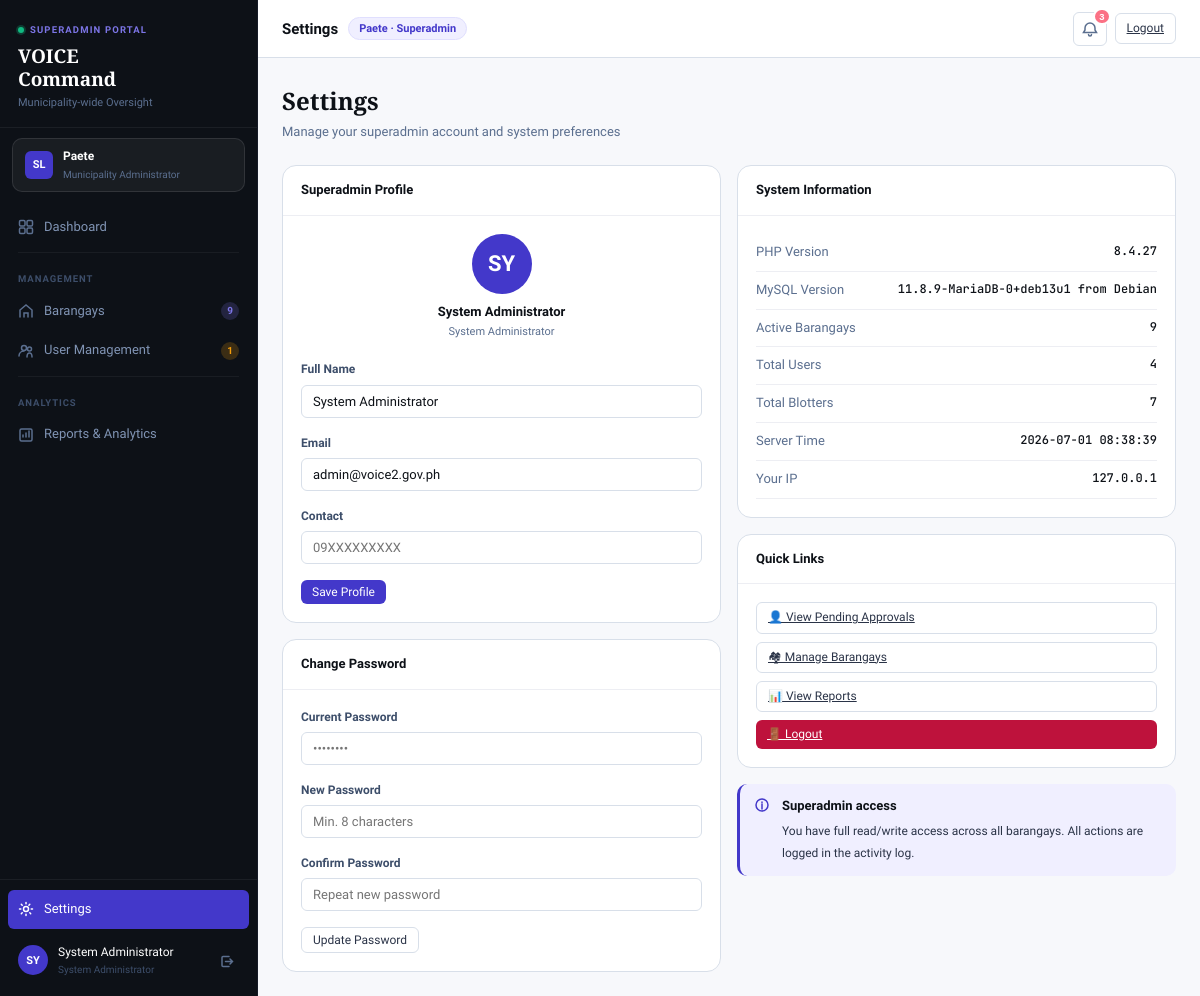
The app's page /superadmin-portal/index.php?page=settings (signed in) with its own data.
### tables this page shows
CREATE TABLE `users` (
  `id` int(10) UNSIGNED NOT NULL,
  `barangay_id` int(10) UNSIGNED DEFAULT NULL,
  `full_name` varchar(200) NOT NULL,
  `first_name` varchar(80) DEFAULT NULL,
  `middle_name` varchar(80) DEFAULT NULL,
  `last_name` varchar(80) DEFAULT NULL,
  `email` varchar(150) NOT NULL,
  `password_hash` varchar(255) NOT NULL,
  `contact_number` varchar(20) DEFAULT NULL,
  `address` text DEFAULT NULL,
  `birth_date` date DEFAULT NULL,
  `role` enum('community','barangay','superadmin') NOT NULL DEFAULT 'community',
  `is_active` tinyint(1) NOT NULL DEFAULT 0,
  `last_login` datetime DEFAULT NULL,
  `created_at` datetime NOT NULL DEFAULT current_timestamp(),
  `updated_at` datetime NOT NULL DEFAULT current_timestamp() ON UPDATE current_timestamp()
);

### superadmin-portal/pages/settings.php (the view, shortened to what this page needs)
<?php
$admin = [];
try {
    $admin = $pdo->prepare("SELECT * FROM users WHERE id=? LIMIT 1");
    $admin->execute([$_SESSION['user_id']]);
    $admin = $admin->fetch();
} catch(PDOException $e){}
?>
<div class="page-header">
  <div class="page-header-left">
    <h2>Settings</h2>
    <p>Manage your superadmin account and system preferences</p>
  </div>
</div>
<div class="g2" style="align-items:start">
  <div>
    <div class="card mb16">
      <div class="card-header"><span class="card-title">Superadmin Profile</span></div>
      <div class="card-body">
        <form method="POST">
          <div style="text-align:center;margin-bottom:20px">
            <div style="width:60px;height:60px;border-radius:50%;background:var(--indigo-600);color:#fff;display:flex;align-items:center;justify-content:center;font-size:22px;font-weight:700;margin:0 auto 8px">
              <?= strtoupper(substr($admin['full_name']??'SA',0,2)) ?>
            </div>
            <div style="font-size:13px;font-weight:600;color:var(--ink-900)"><?= htmlspecialchars($admin['full_name']??'') ?></div>
            <div style="font-size:11px;color:var(--ink-400)">System Administrator</div>
          </div>
          <div class="form-group"><label>Full Name</label><input type="text" name="full_name" value="<?= htmlspecialchars($admin['full_name']??'') ?>"></div>
          <div class="form-group"><label>Email</label><input type="email" name="email" value="<?= htmlspecialchars($admin['email']??'') ?>"></div>
          <div class="form-group"><label>Contact</label><input type="text" name="contact" value="<?= htmlspecialchars($admin['contact_number']??'') ?>" placeholder="09XXXXXXXXX"></div>
          <button type="submit" class="btn btn-primary btn-sm">Save Profile</button>
        </form>
      </div>
    </div>
    <div class="card">
      <div class="card-header"><span class="card-title">Change Password</span></div>
      <div class="card-body">
        <form method="POST">
          <div class="form-group"><label>Current Password</label><input type="password" name="current_pw" placeholder="••••••••"></div>
          <div class="form-group"><label>New Password</label><input type="password" name="new_pw" placeholder="Min. 8 characters"></div>
          <div class="form-group"><label>Confirm Password</label><input type="password" name="confirm_pw" placeholder="Repeat new password"></div>
          <button type="submit" class="btn btn-outline btn-sm">Update Password</button>
        </form>
      </div>
    </div>
  </div>
  <div>
    <div class="card mb16">
      <div class="card-header"><span class="card-title">System Information</span></div>
      <div class="card-body">
        <?php
        $sys = ['total_barangays'=>0,'total_users'=>0,'total_blotters'=>0,'db_version'=>'—'];
        try {
            $sys['total_barangays'] = $pdo->query("SELECT COUNT(*) FROM barangays WHERE is_active=1")->fetchColumn();
            $sys['total_users']     = $pdo->query("SELECT COUNT(*) FROM users WHERE role!='superadmin'")->fetchColumn();
            $sys['total_blotters']  = $pdo->query("SELECT COUNT(*) FROM blotters")->fetchColumn();
            $sys['db_version']      = $pdo->query("SELECT VERSION()")->fetchColumn();
        } catch(PDOException $e){}
        $info = [
            'PHP Version'       => phpversion(),
            'MySQL Version'     => $sys['db_version'],
            'Active Barangays'  => $sys['total_barangays'],
            'Total Users'       => $sys['total_users'],
            'Total Blotters'    => $sys['total_blotters'],
            'Server Time'       => date('Y-m-d H:i:s'),
            'Your IP'           => $_SERVER['REMOTE_ADDR'] ?? '—',
        ];
        foreach ($info as $k => $v): ?>
          <div style="display:flex;justify-content:space-between;padding:8px 0;border-bottom:1px solid var(--surface-2);font-size:13px">
            <span style="color:var(--ink-400)"><?= htmlspecialchars($k) ?></span>
            <span style="font-weight:500;color:var(--ink-900);font-family:var(--font-mono);font-size:12px"><?= htmlspecialchars((string)$v) ?></span>
          </div>
        <?php endforeach; ?>
      </div>
    </div>
    <div class="card mb16">
      <div class="card-header"><span class="card-title">Quick Links</span></div>
      <div class="card-body" style="display:flex;flex-direction:column;gap:8px">
        <a href="?page=users&filter=pending" class="btn btn-outline btn-sm" style="justify-content:flex-start">👤 View Pending Approvals</a>
        <a href="?page=barangays" class="btn btn-outline btn-sm" style="justify-content:flex-start">🏘 Manage Barangays</a>
        <a href="?page=reports" class="btn btn-outline btn-sm" style="justify-content:flex-start">📊 View Reports</a>
        <a href="../connection/logout.php" class="btn btn-danger btn-sm" style="justify-content:flex-start">🚪 Logout</a>
      </div>
    </div>
    <div class="alert alert-indigo">
      <svg class="alert-icon-indigo" width="16" height="16" viewBox="0 0 16 16" fill="none" stroke="currentColor" stroke-width="1.5" stroke-linecap="round"><circle cx="8" cy="8" r="6"/><path d="M8 7v5M8 5.5v-.5"/></svg>
      <div class="alert-text">
        <strong>Superadmin access</strong>
        <span>You have full read/write access across all barangays. All actions are logged in the activity log.</span>
      </div>
    </div>
  </div>
</div>

### superadmin-portal/css/styles.css (style rules this page uses)
*, *::before, *::after { box-sizing: border-box; margin: 0; padding: 0; }
:root { --ink-900: #0D1117; --ink-800: #161B27; --ink-700: #1E2635; --ink-600: #2A3347; --ink-500: #3D4E6A; --ink-400: #5B6F8F; --ink-300: #8094B4; --ink-200: #B0BDD4; --ink-100: #D8DFE9; --ink-50: #EEF1F6; --indigo-600: #4338CA; --indigo-500: #5B50D6; --indigo-400: #7C75E6; --indigo-200: #BDB9F7; --indigo-100: #E0DFFE; --indigo-50: #F0EFFF; --emerald-600: #047857; --emerald-400: #10B981; --emerald-50: #ECFDF5; --amber-600: #B45309; --amber-400: #F59E0B; --amber-50: #FFFBEB; --rose-600: #BE123C; --rose-400: #FB7185; --rose-50: #FFF1F2; --cyan-600: #0E7490; --cyan-400: #22D3EE; --cyan-50: #ECFEFF; --violet-600: #6D28D9; --violet-400: #A78BFA; --violet-50: #F5F3FF; --white: #FFFFFF; --surface: #F7F8FB; --surface-2: #EDEEF3; --sidebar-w: 258px; --header-h: 58px; --font-body: 'Sora', sans-serif; --font-display: 'Playfair Display', serif; --font-mono: 'JetBrains Mono', monospace; --r-sm: 6px; --r-md: 10px; --r-lg: 14px; --r-xl: 20px; --shadow-sm: 0 1px 4px rgba(13,17,23,0.08); --shadow-md: 0 4px 16px rgba(13,17,23,0.12); --shadow-lg: 0 12px 40px rgba(13,17,23,0.18); }
html, body { height: 100%; font-family: var(--font-body); background: var(--surface); color: var(--ink-900); font-size: 14px; line-height: 1.6; }
.btn { display: inline-flex; align-items: center; gap: 6px; padding: 7px 15px; border-radius: var(--r-sm); font-family: inherit; font-size: 13px; font-weight: 500; cursor: pointer; border: none; transition: all 0.12s; white-space: nowrap; }
.btn-primary { background: var(--indigo-600); color: var(--white); }
.btn-outline { background: var(--white); color: var(--ink-600); border: 1px solid var(--ink-100); }
.btn-danger { background: var(--rose-600); color: var(--white); }
.btn-sm { padding: 5px 11px; font-size: 12px; }
.page-header { display: flex; align-items: flex-start; justify-content: space-between; margin-bottom: 22px; gap: 12px; }
.page-header-left h2 { font-family: var(--font-display); font-size: 24px; color: var(--ink-900); font-weight: 700; }
.page-header-left p { font-size: 13px; color: var(--ink-400); margin-top: 2px; }
.card { background: var(--white); border: 1px solid var(--ink-100); border-radius: var(--r-lg); overflow: hidden; }
.card-header { padding: 14px 18px; border-bottom: 1px solid var(--surface-2); display: flex; align-items: center; justify-content: space-between; }
.card-title { font-size: 13px; font-weight: 600; color: var(--ink-900); }
.card-body { padding: 18px; }
.g2 { display:grid; grid-template-columns:1fr 1fr; gap:16px; }
.mb16 { margin-bottom:16px; }
.form-group { margin-bottom:16px; }
label { display:block; font-size:12px; font-weight:600; color:var(--ink-500); margin-bottom:5px; }
input[type=text], input[type=email], input[type=password], input[type=date], input[type=number], input[type=search], select, textarea { width:100%; padding:8px 11px; border:1px solid var(--ink-100); border-radius:var(--r-sm); font-family:inherit; font-size:13px; color:var(--ink-900); background:var(--white); outline:none; transition:border-color .12s, box-shadow .12s; }
.alert { display:flex; align-items:flex-start; gap:12px; padding:12px 14px; border-radius:var(--r-md); margin-bottom:16px; }
.alert-indigo { background:var(--indigo-50); border-left:3px solid var(--indigo-600); }
.alert-icon-indigo { color:var(--indigo-600); flex-shrink:0; margin-top:1px; }
.alert-text strong { display:block; font-size:13px; font-weight:600; color:var(--ink-900); margin-bottom:2px; }
.alert-text span { font-size:12px; color:var(--ink-600); }
svg { display:inline-block; vertical-align:middle; }

### records on screen
users: full_name "SY", full_name "System Administrator", email "admin@voice2.gov.ph"

### other values on screen
$cnt "9"
$pnd "1"
substr($user['name'] ?? 'SA', 0, 2) "SY"
$user['name'] "System Administrator"
$current_title "Settings"
$notif_count "3"
$k "PHP Version"
$v "8.4.27"
$k "MySQL Version"
$v "11.8.9-MariaDB-0+deb13u1 from Debian"
$k "Active Barangays"
$v "9"
$k "Total Users"
$v "4"
$k "Total Blotters"
